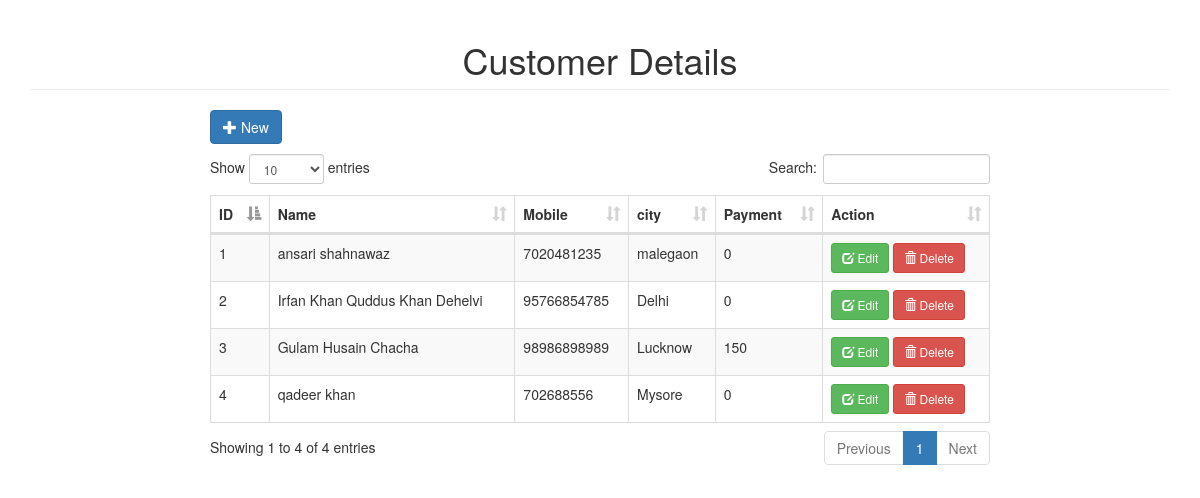
/Customer/customer.php, run on the app's committed database.
### tables this page shows
CREATE TABLE `customer` (
  `id` bigint(20) UNSIGNED NOT NULL,
  `cust_name` varchar(255) NOT NULL,
  `mobile` varchar(255) NOT NULL,
  `city` varchar(255) NOT NULL,
  `payment` varchar(255) NOT NULL,
  `time` timestamp(6) NOT NULL DEFAULT current_timestamp(6) ON UPDATE current_timestamp(6)
);

### Customer/customer.php (the view, shortened to what this page needs)
<!DOCTYPE html>
<html>
<head>
	<link rel="stylesheet" type="text/css" href="../bootstrap/css/bootstrap.min.css">
	<link rel="stylesheet" type="text/css" href="../datatable/dataTable.bootstrap.min.css">
</head>
<body>
<div class="container">
	<h1 class="page-header text-center">Customer Details</h1>
	<div class="row">
		<div class="col-sm-8 col-sm-offset-2">
			<div class="row">
				<a href="#addnew" data-toggle="modal" class="btn btn-primary"><span class="glyphicon glyphicon-plus"></span> New</a>
			</div>
			<div class="height10">
			</div>
			<div class="row">
				<table id="myTable" class="table table-bordered table-striped">
					<thead>
						<th>ID</th>
						<th>Name</th>
						<th>Mobile</th>
						<th>city</th>
						<th>Payment</th>
						<th>Action</th>
					</thead>
					<tbody>
						<?php
							include_once('connection.php');
							$sql = "SELECT * FROM customer";
							$query = $conn->query($sql);
							while($row = $query->fetch_assoc()){
								echo
								"<tr>
									<td>".$row['id']."</td>
									<td>".$row['cust_name']."</td>
									<td>".$row['mobile']."</td>
									<td>".$row['city']."</td>
									<td>".$row['payment']."</td>
									<td>
										<a href='#edit_".$row['id']."' class='btn btn-success btn-sm' data-toggle='modal'><span class='glyphicon glyphicon-edit'></span> Edit</a>
										<a href='#delete_".$row['id']."' class='btn btn-danger btn-sm' data-toggle='modal'><span class='glyphicon glyphicon-trash'></span> Delete</a>
									</td>
								</tr>";
							}
						?>
					</tbody>
				</table>
			</div>
		</div>
	</div>
</div>
</body>
</html>

### Customer/customer.php (style rules this page uses)
.height10 { height:10px; }

### data on the page
customer: id "1", cust_name "ansari shahnawaz", mobile "7020481235", city "malegaon", payment "0"
customer: id "2", cust_name "Irfan Khan Quddus Khan Dehelvi", mobile "95766854785", city "Delhi", payment "0"
customer: id "3", cust_name "Gulam Husain Chacha", mobile "98986898989", city "Lucknow", payment "150"
customer: id "4", cust_name "qadeer khan", mobile "702688556", city "Mysore", payment "0"
